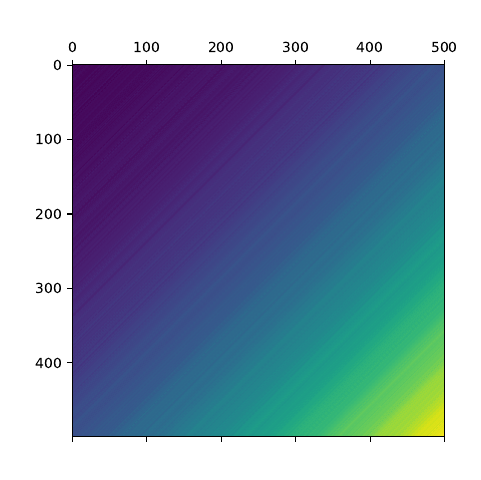

Generate this figure with Python:
import matplotlib.pyplot as plt
import numpy as np

if __name__ == '__main__':
    np.random.seed(1)
    N = 1000
    time = np.arange(N)

    trend = 0.0001 * time**2 - 0.005 * time + 5
    amplitude = 0.25 + 0.001 * time  
    frequency = 0.00001 * time 
    sezon = amplitude * np.sin(2 * np.pi * frequency * time)
    variatii = np.random.normal(0, 1, N)
    y = trend + sezon + variatii

    L = 500
    K = N - L + 1
    X = np.zeros((L, K))
    for j in range(K):
        X[:, j] = y[j:j + L]
    
    plt.matshow(X)
    plt.savefig('./labs/11/02.pdf')
    plt.show()